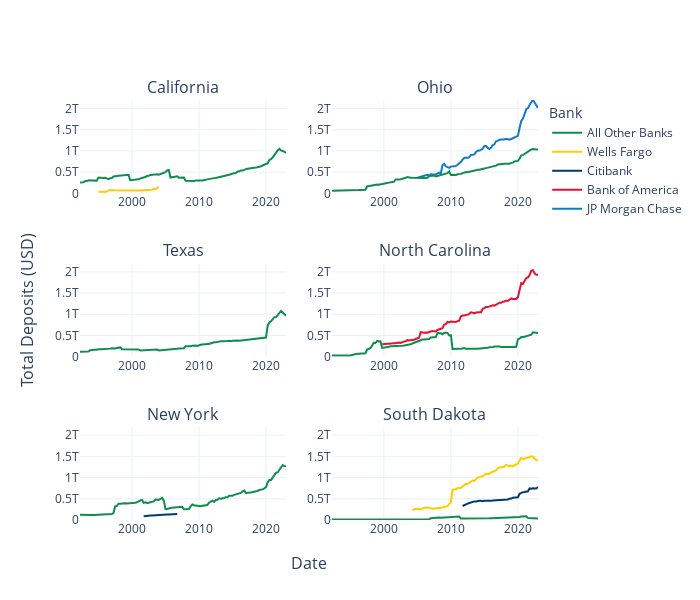

Source (notebook cell):
### Markdown cell above
This plot went through a lot of variations. It began by included every state's total assets in five year windows with a slider to let the user move through the data. We then realize that five years was no where near enough time to see meaningful change so we expanded it to a decade long window. From there we realized that it would be better to just show all of the time at once, so the slider was scrapped. After doing some digging with the geo-spacial data, we found some interesting trends with the amount of money deposited in states you would not expect, such as South Dakota. In particular, we found that the biggest banks had tons of assets here. Quickly we realized this was worth exploring further so I split the data up by banks. However, it remained difficult to see how different the amounts of money was between states as you had to flip back and forth using the button. Finally, we switched to this subplot view which displays all of the states at once. The left column features the top three states by GDP while the right column features the three states we felt were most surprising in containing a ton of deposits despite being smaller states. They are all sorted vertically by GDP. 

Before the final submission, we will look to make some of the data selection more clearly with column titles. Additionally, we may look to add some annotations that point out some important dates. For example, Wells Fargo moving from California to South Dakota in 2003. We may also consider adding an additional line to each state displaying their full deposit totals to highlight the rapid drops of increases of gaining or losing a big bank.

### Code cell
# Imports
import plotly.graph_objs as go
from plotly.subplots import make_subplots

# Making a 3 by 2 Grid
fig = make_subplots(
    rows=3,
    cols=2,
    subplot_titles=(
        "California",
        "Ohio",
        "Texas",
        "North Carolina",
        "New York",
        "South Dakota",
    ),
    y_title="Total Deposits (USD)",
    x_title="Date",
)

# Making the bank names prettier
name_col = []

# Adding better names
for bank in df2["top_bank"]:
    if bank == "JPMORGAN CHASE BANK NA":
        name = "JP Morgan Chase"
    elif bank == "BANK OF AMERICA NA":
        name = "Bank of America"
    elif bank == "WELLS FARGO BANK NA":
        name = "Wells Fargo"
    elif bank == "CITIBANK NATIONAL ASSN":
        name = "Citibank"
    else:
        name = "All Other Banks"

    name_col.append(name)

df2["pretty_name"] = name_col

# Colors dictionary for easy access to our themed hex codes
# See theme.md for an explanation on these choicees
colors = dict(
    {
        "JP Morgan": "#117ACA",
        "Bank of America": "#E61030",
        "Wells Fargo": "#ffcc02",
        "Citibank": "#003A72",
        "All Other Banks": "#118C4F",
    }
)

# Adding the first subplot of California
# I figured out which bank to add here, and for all the others, with a simple unique banks functions as below
CA = df2[df2["STNAME"] == "CALIFORNIA"]
# print(CA.pretty_name.unique())

# Adding trace
# Only the first instance of each bank goes on the legend
fig.add_trace(
    go.Scatter(
        x=CA[CA["pretty_name"] == "All Other Banks"]["date"],
        y=CA[CA["pretty_name"] == "All Other Banks"]["DEPDOM"],
        name="All Other Banks",
        mode="lines",
        line=dict(color=colors["All Other Banks"]),
    ),
    row=1,
    col=1,
)

# Wells Fargo Trace
fig.add_trace(
    go.Scatter(
        x=CA[CA["pretty_name"] == "Wells Fargo"]["date"],
        y=CA[CA["pretty_name"] == "Wells Fargo"]["DEPDOM"],
        name="Wells Fargo",
        mode="lines",
        line=dict(color=colors["Wells Fargo"]),
    ),
    row=1,
    col=1,
)

# SOUTH DAKOTA
SD = df2[df2["STNAME"] == "SOUTH DAKOTA"]
# print(SD.pretty_name.unique())
fig.add_trace(
    go.Scatter(
        x=SD[SD["pretty_name"] == "Wells Fargo"]["date"],
        y=SD[SD["pretty_name"] == "Wells Fargo"]["DEPDOM"],
        name="Wells Fargo",
        mode="lines",
        line=dict(color=colors["Wells Fargo"]),
        showlegend=False,
    ),
    row=3,
    col=2,
)

fig.add_trace(
    go.Scatter(
        x=SD[SD["pretty_name"] == "Citibank"]["date"],
        y=SD[SD["pretty_name"] == "Citibank"]["DEPDOM"],
        name="Citibank",
        mode="lines",
        line=dict(color=colors["Citibank"]),
    ),
    row=3,
    col=2,
)

fig.add_trace(
    go.Scatter(
        x=SD[SD["pretty_name"] == "All Other Banks"]["date"],
        y=SD[SD["pretty_name"] == "All Other Banks"]["DEPDOM"],
        name="All Other Banks",
        mode="lines",
        line=dict(color=colors["All Other Banks"]),
        showlegend=False,
    ),
    row=3,
    col=2,
)

# TEXAS
TX = df2[df2["STNAME"] == "TEXAS"]
# Add traces
fig.add_trace(
    go.Scatter(
        x=TX[TX["pretty_name"] == "All Other Banks"]["date"],
        y=TX[TX["pretty_name"] == "All Other Banks"]["DEPDOM"],
        name="All Other Banks",
        mode="lines",
        line=dict(color=colors["All Other Banks"]),
        showlegend=False,
    ),
    row=2,
    col=1,
)


# NORTH CAROLINA
NC = df2[df2["STNAME"] == "NORTH CAROLINA"]

# Add traces
fig.add_trace(
    go.Scatter(
        x=NC[NC["pretty_name"] == "Bank of America"]["date"],
        y=NC[NC["pretty_name"] == "Bank of America"]["DEPDOM"],
        name="Bank of America",
        mode="lines",
        line=dict(color=colors["Bank of America"]),
    ),
    row=2,
    col=2,
)

fig.add_trace(
    go.Scatter(
        x=NC[NC["pretty_name"] == "All Other Banks"]["date"],
        y=NC[NC["pretty_name"] == "All Other Banks"]["DEPDOM"],
        name="All Other Banks",
        mode="lines",
        line=dict(color=colors["All Other Banks"]),
        showlegend=False,
    ),
    row=2,
    col=2,
)

# NEW YORK
NY = df2[df2["STNAME"] == "NEW YORK"]
# Add traces
fig.add_trace(
    go.Scatter(
        x=NY[NY["pretty_name"] == "Citibank"]["date"],
        y=NY[NY["pretty_name"] == "Citibank"]["DEPDOM"],
        name="Citibank",
        mode="lines",
        line=dict(color=colors["Citibank"]),
        showlegend=False,
    ),
    row=3,
    col=1,
)

fig.add_trace(
    go.Scatter(
        x=NY[NY["pretty_name"] == "All Other Banks"]["date"],
        y=NY[NY["pretty_name"] == "All Other Banks"]["DEPDOM"],
        name="All Other Banks",
        mode="lines",
        line=dict(color=colors["All Other Banks"]),
        showlegend=False,
    ),
    row=3,
    col=1,
)


# OHIO
OH = df2[df2["STNAME"] == "OHIO"]

# Add traces
fig.add_trace(
    go.Scatter(
        x=OH[OH["pretty_name"] == "JP Morgan Chase"]["date"],
        y=OH[OH["pretty_name"] == "JP Morgan Chase"]["DEPDOM"],
        name="JP Morgan Chase",
        mode="lines",
        line=dict(color=colors["JP Morgan"]),
    ),
    row=1,
    col=2,
)

fig.add_trace(
    go.Scatter(
        x=OH[OH["pretty_name"] == "All Other Banks"]["date"],
        y=OH[OH["pretty_name"] == "All Other Banks"]["DEPDOM"],
        name="All Other Banks",
        mode="lines",
        line=dict(color=colors["All Other Banks"]),
        showlegend=False,
    ),
    row=1,
    col=2,
)

# Updating the layout for white backgrounds
fig.update_layout(template="plotly_white")

# Fixing y-ticks to be uniform
fig.update_layout(
    yaxis=dict(
        tickmode="array",
        tickvals=[0, 500000000000, 1000000000000, 1500000000000, 2000000000000],
        ticktext=["0", "0.5T", "1T", "1.5T", "2T"],
    )
)

# adding one plot title and a legend title
fig.update_layout(
    # title={
    #     "text": "Total Bank Deposits by State",
    #     "y": 0.9,
    #     "x": 0.45,
    #     "xanchor": "center",
    #     "yanchor": "top",
    # },
    legend_title="Bank",
)


# Setting Custom bank names
# Help from https://stackoverflow.com/questions/71118467/how-to-include-trace-name-in-hovertemplate
for fig_scatter_data in fig.data:
    fig_scatter_data["customdata"] = [fig_scatter_data["name"]] * len(
        fig_scatter_data["x"]
    )

# Adding hovertemplate
fig.update_traces(
    hovertemplate="Bank: %{customdata} <br>Date: %{x} <br>Total Deposits: %{y:$,.0f}<extra></extra>"
)

# Standardizing the axes
min_y = df2['DEPDOM'].min()
max_y = df2['DEPDOM'].max()

fig.update_yaxes(range=[min_y, max_y], row=1, col=1)
fig.update_yaxes(range=[min_y, max_y], row=1, col=2)
fig.update_yaxes(range=[min_y, max_y], row=2, col=1)
fig.update_yaxes(range=[min_y, max_y], row=2, col=2)
fig.update_yaxes(range=[min_y, max_y], row=3, col=1)
fig.update_yaxes(range=[min_y, max_y], row=3, col=2)

# Setting the scale
fig.update_layout(autosize=False,
    width=700,
    height=600)

# Displaying
fig.show()

# Writing HTML
fig.write_html("../../website/plots/plot-3.html")
